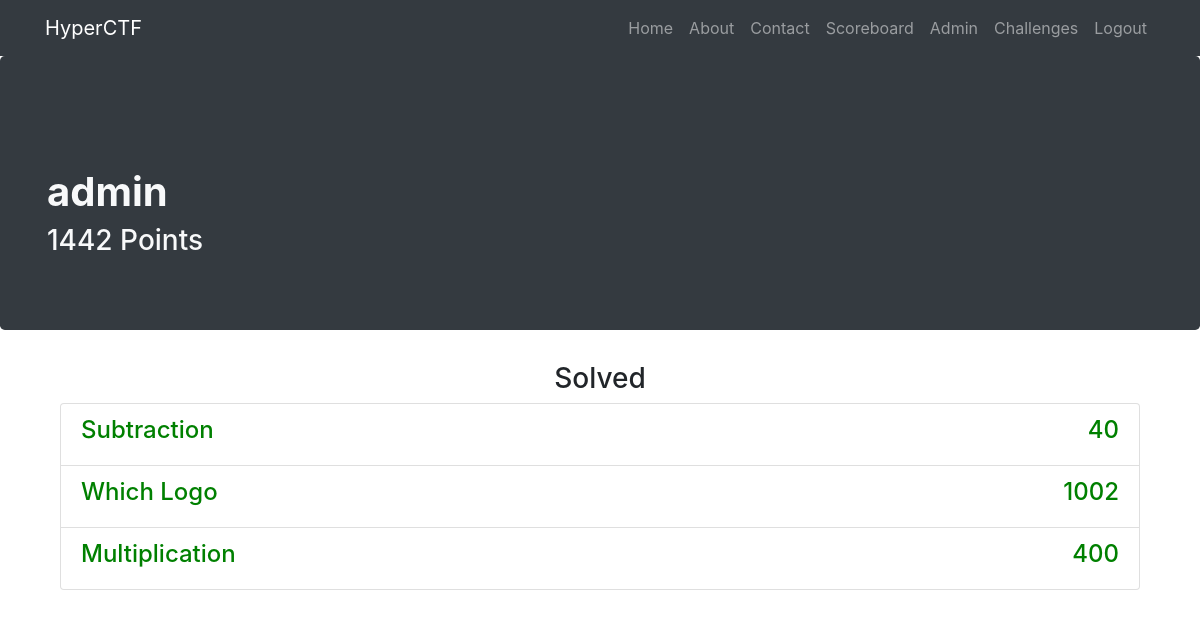
/u/admin (signed in), run on the app's committed database.
### app.py (models this page shows, shortened)
class User(db.Model):
	__tablename__ = "users"
	id = db.Column(db.Integer, primary_key=True)
	username = db.Column(db.String(20), unique=True, nullable=False)
	password = db.Column(db.String(80), unique=False, nullable=False)
	email = db.Column(db.String(80), unique=True, nullable=False)
	points = db.Column(db.Integer, unique=False, nullable=False)
	date_created = db.Column(db.DateTime, default=datetime.datetime.utcnow)
	solved_challenges = db.relationship('Challenge', secondary="solved", backref=db.backref('solved_users', lazy='dynamic'))

class Challenge(db.Model):
	__tablename__ = "challenges"
	id = db.Column(db.Integer, primary_key=True)
	name = db.Column(db.String(20), unique=True, nullable=False)
	points = db.Column(db.Integer, unique=True, nullable=False)
	content = db.Column(db.String(225), unique=True, nullable=False)
	answer = db.Column(db.String(225), unique=True, nullable=False)

### app.py (the view)
@app.route('/u', defaults={'path': ''})
@app.route('/u/<path:path>', methods=["GET", "POST"])
def catch_all_users(path):
	solved_challenges = []
	user = User.query.filter_by(username=path).first()
	if user is None:
		return abort(404)
	for challenge in user.solved_challenges:
		solved_challenges.append(challenge)
	return render_template("user_info.html", solved_challenges = solved_challenges, user = user)

### templates/user_info.html (shortened to what this page needs)
{% extends "header.html"%}
{% block body %}
<div class="jumbotron bg-dark">
  <div class="container">
    <h1 class="mt-5 text-light" align=""><strong>{{ user.username }}</strong></h1>
    <h3 class="mt-9 text-light" align="">{{ user.points }} Points</h3>
  </div>
</div>
<div class="container">
  <div class="row">
    <div class="col-lg-12 text-center">
      <h3 class="mt-9" align="center">Solved</h3>
      <div class="container">
        <div class="list-group">
          {% for challenge in solved_challenges %}
          <a href="/challenges/{{ challenge.id }}" class="list-group-item">
            <div id="header">
              <h4 style="float: left; width: 50%; text-align: left; color:green;"> {{ challenge.name }} </h4>
              <h4 style="float: left; width: 50%; text-align: right; color:green;"> {{ challenge.points }} </h4>
            </div>
          </a>
          {% endfor %}
        </div>
      </div>
    </div>
  </div>
</div>
{% endblock %}

### data on the page
User: username "admin", points "1442"
Challenge: name "Subtraction", points "40"
Challenge: name "Which Logo", points "1002"
Challenge: name "Multiplication", points "400"
